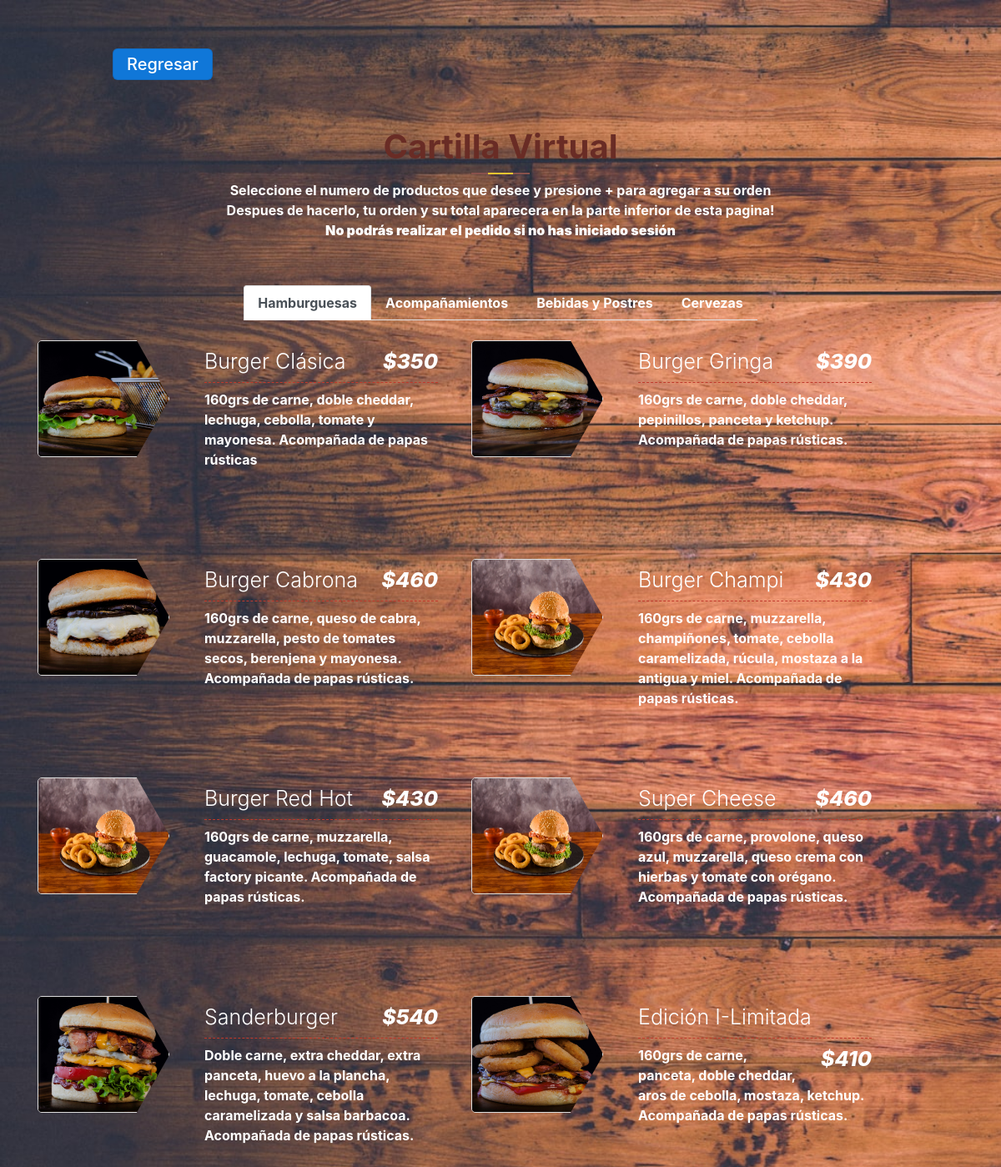
Screenshot of /PAGINA_CartillaVirtual.php with the database file from the repository.
### tables this page shows
CREATE TABLE `producto` (
  `id_producto` int(10) PRIMARY KEY NOT NULL AUTO_INCREMENT COMMENT 'ID del Producto',
  `nombre` varchar(30) NOT NULL COMMENT 'Nombre del Producto',
  `precio` int(20) NOT NULL COMMENT 'Precio del Producto',
  `tipo` varchar(15) NOT NULL COMMENT 'Tipo de producto (Hamburguesa, Bebida, Acompañamiento).',
  `descripcion` varchar(180) NULL COMMENT 'Descripcion del Producto'
);

### controlador/ControladorMostrarCartilla.php (called while the page is built)
<?php
require_once("modelo/Producto.php");
$productos = new Producto();
$matrizProducto = $productos->listar_productos();
require_once("vista/Cartilla_VISTA.php");
?>

### modelo/conexion.php (called while the page is built)
<?php
class Conectar{
    public static function conexion (){
        try{
            $host ="localhost";
            $user ="root";
            $pass="";
            $bd="proyecto_grupo2";
            $con = mysqli_connect($host,$user,$pass);
            mysqli_select_db($con,$bd);
            return $con;
        }catch(Exception $e){
    die('Error'.$e->getMessage());
    echo "La linea de error " . $e->getLine();
        }
    }
    }
?>

### modelo/Producto.php (called while the page is built, shortened)
<?php
class Producto
{
    private $con;
    private $producto;
    public function __construct()
    {
        require_once("conexion.php");
        $this->con = Conectar::conexion();
        $this->producto = array();
    }
    public function listar_productos()
    {
        $sql = "SELECT * FROM producto ORDER BY id_producto";
        $query = mysqli_query($this->con, $sql);
        while ($filas = mysqli_fetch_array($query)) {
            $this->producto[] = $filas;
        }
        return $this->producto;
    }
}
?>

### vista/Cartilla_VISTA.php (the view, shortened to what this page needs)
<!DOCTYPE html>
<html lang="es">
<head>
    <link rel="stylesheet" href="assets/styles_cartilla.css">
    <link href="https://cdnjs.cloudflare.com/ajax/libs/twitter-bootstrap/4.1.3/css/bootstrap.min.css" rel="stylesheet">
</head>
<body class="body-2">
    <section id="our_menu" class="pt-5 pb-5">
        <div class="container">
            <div class="div-botones"><a href="index.php"><button class="button-1-cartilla">Regresar</button></a></div>
            <div class="row-2">
                <div class="col-lg-12">
                    <div class="page_title text-center mb-4">
                        <h1>Cartilla Virtual</h1>
                        <div class="single_line">Seleccione el numero de productos que desee y presione + para agregar a su orden<br>
                            Despues de hacerlo, tu orden y su total aparecera en la parte inferior de esta pagina! <br>
                            <strong>No podrás realizar el pedido si no has iniciado sesión</strong>
                        </div>
                    </div>
                </div>
            </div>
            <div class="row">
                <ul class="nav nav-tabs menu_tab mb-4" id="myTab" role="tablist">
                    <li class="nav-item">
                        <a class="nav-link active" id="hamburguesas" data-toggle="tab" href="#" role="tab">Hamburguesas</a>
                    </li>
                    <li class="nav-item">
                        <a class="nav-link" id="acompanamientos" data-toggle="tab" href="#" role="tab">Acompañamientos</a>
                    </li>
                    <li class="nav-item">
                        <a class="nav-link" id="bebidas-postres" data-toggle="tab" href="#" role="tab">Bebidas y Postres</a>
                    </li>
                    <li class="nav-item">
                        <a class="nav-link" id="cervezas" data-toggle="tab" href="#" role="tab">Cervezas</a>
                    </li>
                </ul>
            </div>
            <div class="row-2">
                <div class="tab-content col-lg-12" id="myTabContent">
                    <div class="tab-pane fade show active" id="breakfast" role="tabpanel" aria-labelledby="breakfast-tab">
                        <div class="row">
                            <?php foreach ($matrizProducto as $producto) : ?>
                                <div class="single_menu">
                                    <img src="<?php $dir_imagen = "assets/Productos/id" . $producto['id_producto'] . ".png"; ?><?php echo $dir_imagen; ?>" alt="burger">
                                    <div class="menu_content">
                                        <h4><?php echo $producto['nombre'] ?><span>$<?php echo $producto['precio'] ?></span></h4>
                                        <div class="descripcion_producto"><?php echo $producto['descripcion'] ?></div>
                                    </div>
                                </div>
                            <?php endforeach; ?>
                        </div>
                    </div>
                </div>
            </div>
        </div>
    </section>
</body>
</html>

### assets/styles2.css (style rules this page uses)
body { font-family: 'Roboto', sans-serif; background-repeat: no-repeat; background-size: cover; }
.row-2 { color: white; }
.body-2 { background-image: url(imagenes/fondo-index.jpg); }

### assets/styles_cartilla.css (style rules this page uses)
* { font-weight:700; }
.page_title { padding: 30px 0px; }
.descripcion_producto { height: 8em; }
.page_title h1 { color: #692c25; font-weight: 700; line-height: 2; margin-bottom: 0; position: relative; text-transform: capitalize; }
.page_title h1::before { background: #88524c; width: 70px; height: 2px; position: absolute; content: ''; top: 90%; left: 50%; transform: translate(-50%, -50%); }
.page_title h1::after { position: absolute; content: ''; background: #fbc531; width: 30px; height: 2px; top: 90%; left: 50%; transform: translate(-50%, -50%); }
.menu_tab { margin: 0 auto; justify-content: center; }
.nav-item { display: inline-block; text-align: center; }
.nav-tabs .nav-link { transition: .3s; }
.nav-tabs .nav-link.active { background: #c79d98; color: #fff; font-weight: 700; border: 1px solid #b88782; }
.nav-link { color: rgb(255, 255, 255); }
.single_menu { position: relative; margin-bottom: 75px; transition: .3s; width: 30em; margin-right: 40px; }
.single_menu img { width: 33%; position: absolute; height: 140px; -webkit-clip-path: polygon(0% 0%, 75% 0%, 100% 50%, 75% 100%, 0% 100%); clip-path: polygon(0% 0%, 75% 0%, 100% 50%, 75% 100%, 0% 100%); transition: .3s; border: 1px solid #ddd; border-radius: 5px; }
.menu_content { padding-left: 200px; }
.menu_content h4 { font-size: 25px; font-weight: 300; border-bottom: 1px dashed #c0392b; line-height: 2; text-transform: capitalize; }
.menu_content h4 span { font-size: 25px; font-weight: 800; float: right; font-style: italic; color: #ffffff; margin-left: 20px; }
.button-1-cartilla { appearance: none; background-color: #1077d8; border: 1px solid rgba(27, 31, 35, .15); border-radius: 6px; box-shadow: rgba(27, 31, 35, .1) 0 1px 0; box-sizing: border-box; color: #fff; cursor: pointer; display: inline-block; font-family: -apple-system, system-ui, "Segoe UI", Helvetica, Arial, sans-serif, "Apple Color Emoji", "Segoe UI Emoji"; font-size: 20px; font-weight: 500; line-height: 16px; padding: 10px 16px; margin: 10px; }
.div-botones { margin-left: 80px; }

### rows the page displays
producto: shows a picture, nombre "Burger Clásica", precio "350", descripcion "160grs de carne, doble cheddar, lechuga, cebolla, tomate y mayonesa. Acompañada de papas rústicas"
producto: shows a picture, nombre "Burger Gringa", precio "390", descripcion "160grs de carne, doble cheddar, pepinillos, panceta y ketchup. Acompañada de papas rústicas."
producto: shows a picture, nombre "Burger Cabrona", precio "460", descripcion "160grs de carne, queso de cabra, muzzarella, pesto de tomates secos, berenjena y mayonesa. Acompañada de papas rústicas."
producto: nombre "Burger Champi", precio "430", descripcion "160grs de carne, muzzarella, champiñones, tomate, cebolla caramelizada, rúcula, mostaza a la antigua y miel. Acompañada de papas rústicas."
producto: nombre "Burger Red Hot", precio "430", descripcion "160grs de carne, muzzarella, guacamole, lechuga, tomate, salsa factory picante. Acompañada de papas rústicas."
producto: nombre "Super Cheese", precio "460", descripcion "160grs de carne, provolone, queso azul, muzzarella, queso crema con hierbas y tomate con orégano. Acompañada de papas rústicas."
producto: shows a picture, nombre "Sanderburger", precio "540", descripcion "Doble carne, extra cheddar, extra panceta, huevo a la plancha, lechuga, tomate, cebolla caramelizada y salsa barbacoa. Acompañada de papas rústicas."
producto: shows a picture, nombre "Edición I-Limitada", precio "410", descripcion "160grs de carne, panceta, doble cheddar, aros de cebolla, mostaza, ketchup. Acompañada de papas rústicas."
